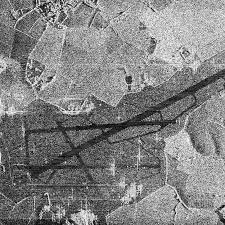
#> input picture images/sar_3.jpg, 225 x 225 px
$ jupyter execute lab3.ipynb   (older library calls are emulated)
#> lines starting #> are read from the running program, lines starting #| are printed output that depends on the picture; after the words box and inside, x2 and y2 are one past the last pixel; in counts of white or black regions, pixels touching at a corner belong together
[cell 1]
import numpy as np
import cv2
import matplotlib.pyplot as plt
import math
import copy
from skimage.metrics import structural_similarity, mean_squared_error

# Для изображения sar_3.jpg найти наиболее протяженный участок

[cell 2]
image = cv2.imread('images/sar_3.jpg')
#> image is the input picture: shape (225, 225, 3); min 0, max 255, mean 130.6
image_gray = cv2.imread('images/sar_3.jpg', cv2.IMREAD_GRAYSCALE)
#> image_gray: shape (225, 225); min 0, max 255, mean 130.6

[cell 3]
blurred = cv2.GaussianBlur(image_gray, (5, 5), 0)
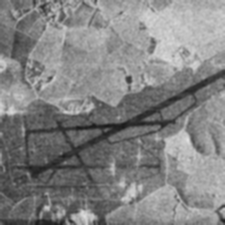
#> blurred: shape (225, 225); min 26, max 225, mean 130.6
canny = cv2.Canny(blurred, 50, 150, apertureSize=3)
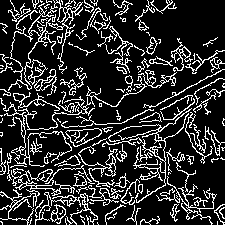
#> canny: shape (225, 225); 18.3% white in thin lines or dots

[cell 4]
line_image = copy.deepcopy(image)
h, w = image.shape[:2]
#> h = 225; w = 225
lines = cv2.HoughLines(canny, 1, np.pi / 180, 120)
#> lines = [[172, 1.08], [165, 1.08]]
max_line = None
max_len = 0

if lines is not None:
  for i in range(len(lines)):
    rho = lines[i][0][0]
    theta = lines[i][0][1]
    a = math.cos(theta)
    b = math.sin(theta)
    x0 = a * rho
    y0 = b * rho
    len_lim = 1000
    pt1 = (int(x0 + len_lim * (-b)), int(y0 + len_lim * (a)))
    pt2 = (int(x0 - len_lim * (-b)), int(y0 - len_lim * (a)))
    ret, clipped_pt1, clipped_pt2 = cv2.clipLine((0, 0, w, h), pt1, pt2)
    if ret:
      pt1, pt2 = clipped_pt1, clipped_pt2
    length = np.hypot(pt2[0] - pt1[0], pt2[1] - pt1[1])
    cv2.line(line_image, pt1, pt2, (255, 0, 0), 1, cv2.LINE_AA)
    if length > max_len:
      max_len = length
      max_line = (pt1, pt2, rho, theta)
#> this loop made 2 passes
#> (rho, theta, a, b, x0, y0, len_lim, ret) on pass 1: (172, 1.08, 0.469, 0.883, 80.75, 151.9, 1000, True)
#> (rho, theta, a, b, x0, y0, len_lim, ret) on pass 2: (165, 1.08, 0.469, 0.883, 77.46, 145.7, 1000, True)
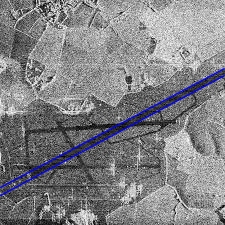
#> line_image: shape (225, 225, 3); 2.67% of pixels changed, all inside (x1, y1, x2, y2) = (0, 67, 225, 197)
#> after the loop, max_len = 254.1

[cell 5]
best_line_image = image.copy()

if max_line is not None:
  pt1, pt2, rho, theta = max_line
#> pt1 = (0, 195); pt2 = (224, 75); rho = 172
  cv2.line(best_line_image, pt1, pt2, (0, 255, 0), 3, cv2.LINE_AA)
#> best_line_image: shape (225, 225, 3); 3.35% of pixels changed, all inside (x1, y1, x2, y2) = (0, 72, 225, 199)

fig, axs = plt.subplots(1, 3, figsize=(16, 5))
axs[0].imshow(image_gray, cmap='gray')
axs[0].set_title('Исходное изображение')
axs[0].axis('off')
axs[1].imshow(canny, cmap='gray')
axs[1].set_title('Границы Canny')
axs[1].axis('off')
axs[2].imshow(cv2.cvtColor(best_line_image, cv2.COLOR_BGR2RGB))
axs[2].set_title(f'Выделенная дорога (L = {max_len:.1f} px)')
axs[2].axis('off')

plt.tight_layout()
plt.show()

# 2. Для изображения sar_3.jpg провести исследование алгоритмов бинаризации, выделить участок дорожной полосы.

[cell 6]
import copy

bin_img = copy.deepcopy(image_gray)
T = 50
bin_img[image_gray < T] = 0
#> bin_img: shape (225, 225); min 0, max 255, mean 128.7
bin_img[image_gray >= T] = 255
#> bin_img: shape (225, 225); 94.6% white; black in thin lines or dots
plt.imshow(bin_img, cmap='gray')
plt.title('Точечная бинаризация')
plt.axis('off')
plt.show()

[cell 7]
_,th2 = cv2.threshold(image_gray,0,255,cv2.THRESH_BINARY+cv2.THRESH_OTSU)
#> th2: shape (225, 225); 51.4% white; 1013 black regions (974 under 20 px), largest, box (x1, y1, x2, y2) and area: (0, 64, 225, 225) 17840, (0, 0, 59, 90) 2187, (167, 173, 214, 212) 328
plt.imshow(th2, cmap='gray')
plt.title('Бинаризация Отсу')
plt.axis('off')
plt.show()

[cell 8]
th3 = cv2.adaptiveThreshold(image_gray,255,cv2.ADAPTIVE_THRESH_GAUSSIAN_C,\
            cv2.THRESH_BINARY,71,21)
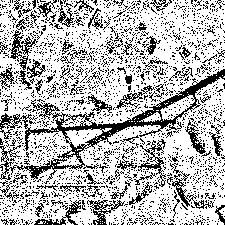
#> th3: shape (225, 225); 71.7% white; black in thin lines or dots

plt.imshow(th3, cmap='gray')
plt.title('Адаптивная бинаризация')
plt.axis('off')
plt.show()

[cell 9]
scale = 1
delta = 0
ddepth = cv2.CV_16S
#> ddepth = 3
grad_x = cv2.Sobel(image_gray, ddepth, 1, 0, ksize=3, scale=scale, delta=delta, borderType=cv2.BORDER_DEFAULT)
grad_y = cv2.Sobel(image_gray, ddepth, 0, 1, ksize=3, scale=scale, delta=delta, borderType=cv2.BORDER_DEFAULT)
grad = cv2.addWeighted(grad_x, 0.5, grad_y, 0.5,0.0)
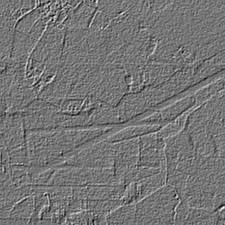
#> grad: shape (225, 225) int16; min -498, max 582, mean -0.2; drawn with min black and max white

[cell 10]
plt.imshow((grad_x - grad_x.min())*255, cmap='gray')
plt.title('Оператор Собеля по Х')
plt.axis('off')
plt.show()

[cell 11]
plt.imshow((grad_y - grad_y.min())*255, cmap='gray')
plt.title('Оператор Собеля по У')
plt.axis('off')
plt.show()

[cell 12]
th3 = cv2.adaptiveThreshold(image_gray,255,cv2.ADAPTIVE_THRESH_GAUSSIAN_C,\
            cv2.THRESH_BINARY,71,21)

plt.imshow((grad - grad.min())*255, cmap='gray')
plt.title('Оператор Собеля (Среднее между Х и У)')
plt.axis('off')
plt.show()
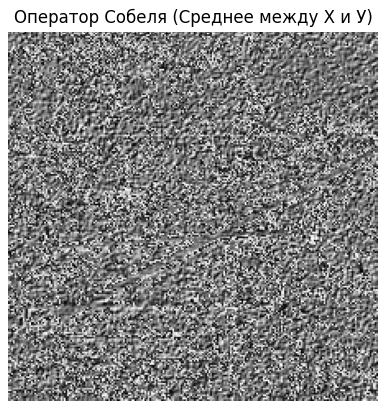
#> figure drawn by matplotlib, 1 panel

[cell 13]
blur = cv2.GaussianBlur(bin_img, (5, 5), 0)
thresh = cv2.adaptiveThreshold(blur, 255, cv2.ADAPTIVE_THRESH_GAUSSIAN_C, cv2.THRESH_BINARY_INV, 55, 2)
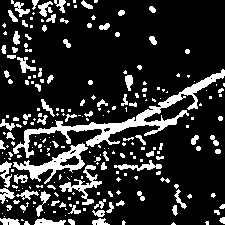
#> thresh: shape (225, 225); 17.7% white; 241 white regions (152 under 20 px)
contours, _ = cv2.findContours(thresh, cv2.RETR_EXTERNAL, cv2.CHAIN_APPROX_SIMPLE)
#> contours = 241 contours, 186 with area under 20; largest, box (x1, y1, x2, y2) and area: (13, 69, 225, 158) 1886, (13, 143, 88, 184) 850, (59, 165, 102, 205) 309, (114, 160, 162, 171) 152, (0, 161, 12, 188) 126
image_line_road = image.copy()

road_mask = np.zeros_like(image_gray)
image_with_roads = image.copy()

if contours:
    for contour in contours:
        area = cv2.contourArea(contour)
        if area > 500:
            cv2.drawContours(image_line_road, [contour], -1, (255, 0, 0), 1)
            cv2.fillPoly(road_mask, [contour], 255)
            cv2.fillPoly(image_with_roads, [contour], (0, 255, 0))
#> this loop made 241 passes
#> area on passes 5, 7, 8: 22.5, 56.5, 112
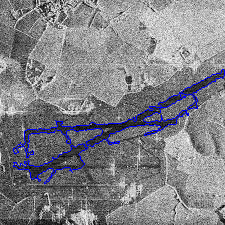
#> image_line_road: shape (225, 225, 3); 2.11% of pixels changed, all inside (x1, y1, x2, y2) = (13, 69, 225, 184)
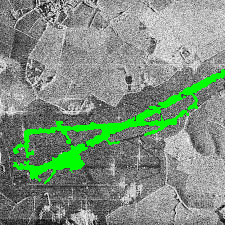
#> image_with_roads: shape (225, 225, 3); 6.47% of pixels changed, all inside (x1, y1, x2, y2) = (13, 69, 225, 184)
#> road_mask: shape (225, 225); 6.5% white; 2 white regions, box (x1, y1, x2, y2) and area: (13, 69, 225, 158) 2302, (13, 143, 88, 184) 972

road = cv2.bitwise_and(image, image,mask=road_mask)
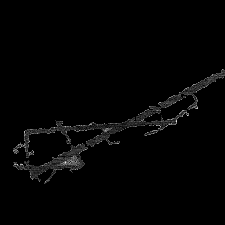
#> road: shape (225, 225, 3); min 0, max 236, mean 3.8

plt.imshow(image_with_roads, cmap='gray')
plt.title('Выделение участков дорог')
plt.axis('off')
plt.show()
